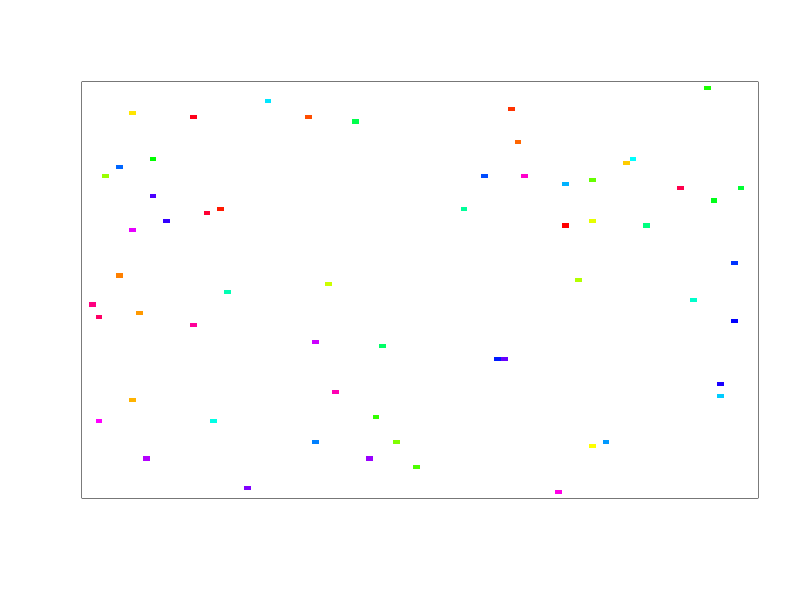

This chart was generated by the following R code: (Note: this script raises an error after producing the figure.)
library('parallel')
library('plyr')
#suppressMessages(library("sna"))
dim <- 100
seeds = 60
num <-  dim^2
mxd = (num/seeds)*seeds**2	

paso <- function(pos)
{
    fila <- floor((pos - 1) / dim) + 1
    columna <- ((pos - 1) %% dim) + 1
    rs = actual[fila,columna]    
    if(rs==0)
    {
        vecindad <-  actual[max(fila - 1, 1) : min(fila + 1, dim),
                        max(columna - 1, 1): min(columna + 1, dim)]
    	sel = vecindad[vecindad>0]
	#sel =  vecindad[!duplicated(vecindad)]
    	if(length(sel)>0)
    	{
	    selv = sum(seq(1/(length(sel)+1),1,1/(length(sel)+1)) >runif(1))
	    if(selv>0 && selv<=length(sel))
	    {
		rs = sel[selv]
	    }
	    else
	    {
	        rs = 0
	    }
    	}
    }
    return(rs)
}

rotate <- function(x) t(apply(x, 2, rev))

vs = data.frame()
actual <- matrix(rep(0,num), nrow=dim, ncol=dim)
seedl = sample(1:num, seeds)
sv = 0
for(s in seedl)
{
    sv = sv + 1
    fil = floor((s - 1) / dim) + 1
    col = ((s - 1) %% dim) + 1
    actual[fil,col] = sv
    vs = rbind(vs,c(sv,c(fil,col)))
}
#print(actual)

png("pb2_t000.png")
#plot.sociomatrix(actual, diaglab=FALSE, main="Inicio",col=rainbow(seeds))
image(rotate(actual), col=c("#FFFFFFFF",rainbow(seeds)), xaxt='n', yaxt='n')
graphics.off()
 
cluster <- makeCluster(detectCores() - 1)
clusterExport(cluster, "dim")
clusterExport(cluster, "paso")
clusterExport(cluster, "duplicated")
 
for (iteracion in 1:mxd) {
    clusterExport(cluster, "actual")
    siguiente <- parSapply(cluster, 1:num, paso)    
    actual <- matrix(siguiente, nrow=dim, ncol=dim, byrow=TRUE)
    #print(actual)
    salida = paste("pb2_t", sprintf("%03d",iteracion), ".png", sep="")
    tiempo = paste("Paso", iteracion)
    if (all(siguiente>0)) { # todos murieron
        print("Ya no queda nadie vivo.")
	png(salida)
	#plot.sociomatrix(actual, diaglab=FALSE, main=tiempo)
	image(rotate(actual), col=rainbow(seeds), xaxt='n', yaxt='n')
	graphics.off()
        break;
    }
    png(salida)
    #plot.sociomatrix(actual, diaglab=FALSE, main=tiempo)
    image(rotate(actual), col=c("#FFFFFFFF",rainbow(seeds)), xaxt='n', yaxt='n')
    graphics.off()
}
#edg = actual[!duplicated(actual[1,])]
#edg =c(edg, actual[!duplicated(actual[dim,])])
#edg =c(edg, actual[!duplicated(actual[,1])])
#edg =c(edg, actual[!duplicated(actual[,dim])])
#edg = edg[!duplicated(edg)]

vcr = count(as.vector(actual))
vc = vcr$freq
names(vc) = vcr$x


#edgl = vc[!edg]
#names(edgl) = vcr$x[!edg]

png("DistribucionTamaniosTE1.png" )
barplot(vc, ylim=c(0,((num/seeds)*seeds**0.5)), col=rainbow(seeds), main="Distribuciones de Tamaños" )
graphics.off()
#png("DistribucionTamaniosNO.png" )
#barplot(edg, ylim=c(0,((num/seeds)*seeds**0.5)), main="Distribuciones de Tamaños SO" )
#graphics.off()

stopCluster(cluster)